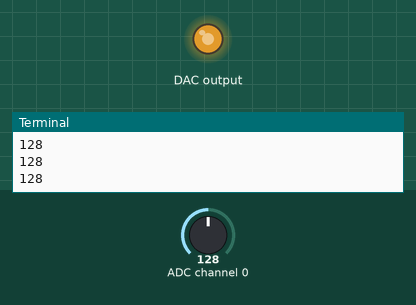
This program was run on a simulated Raspberry Pi (BCM pin numbers). Parts: output pins drawn as LEDs (lit = HIGH), the last lines printed to the terminal. Inputs (shaded band) come from the test bench; at power-on: ADC channel 0 = 128 (analog values on the 0–255 scale).

Above: at 1.2 s.
1.3 s: ADC channel 0 set to 178
At 2.4 s:
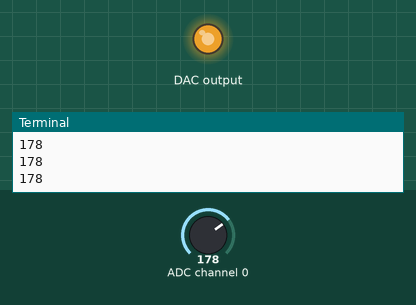
3.0 s: ADC channel 0 set to 0
At 3.7 s:
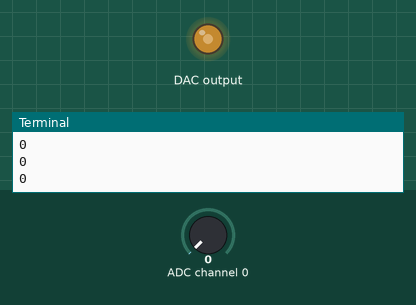
Timing chart, 0 to 6.0 s (numbered marks = the images above; inputs shaded):
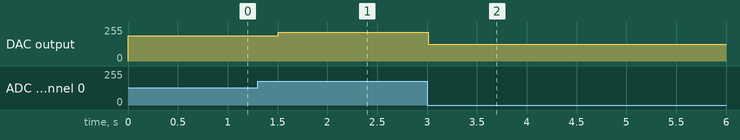

Measured:
- after the input at 1.3 s, DAC output: 190/255 → 215/255 after 0.21 s
- after the input at 3.0 s, DAC output: 215/255 → 125/255 at once

The program:

PCF8591.py
```python
import smbus
import time

class PCF8591:
  def __init__(self, address):
   self.address = address
   self.bus = smbus.SMBus(1)

  def read(self, channel):
   if channel in [0, 1, 2, 3]:
    self.bus.write_byte(self.address, 0x40 | channel)
    self.bus.read_byte(self.address)
    return self.bus.read_byte(self.address)
   return None

  def write(self, value):
   try:
    self.bus.write_byte_data(self.address, 0x40, int(value))
   except Exception as e:
    print(f"Error: Device address: 0x{self.address:02X}")
    print(e)

if __name__ == "__main__":
  adc = PCF8591(0x48)

  while True:
   value = adc.read(0)
   print(value)
   adc.write(value * (255 - 125) / 255 + 125)
   time.sleep(0.3)
```
